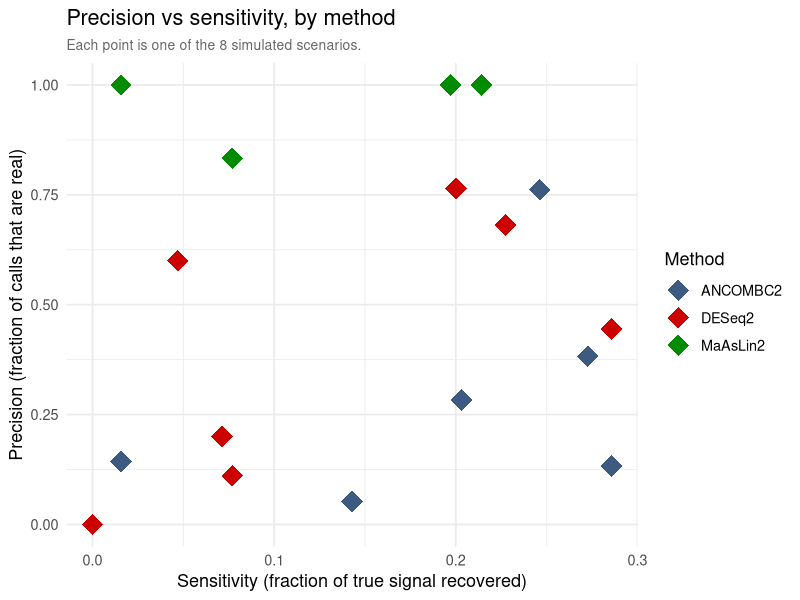
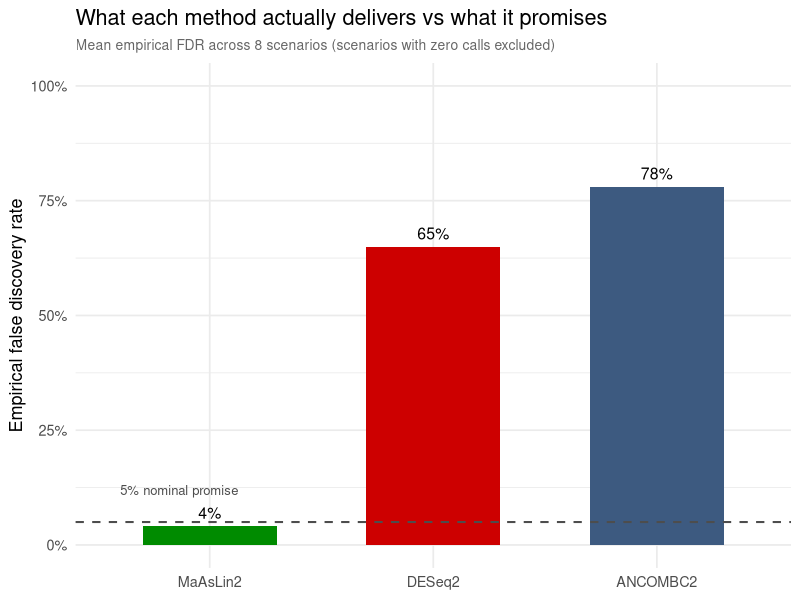
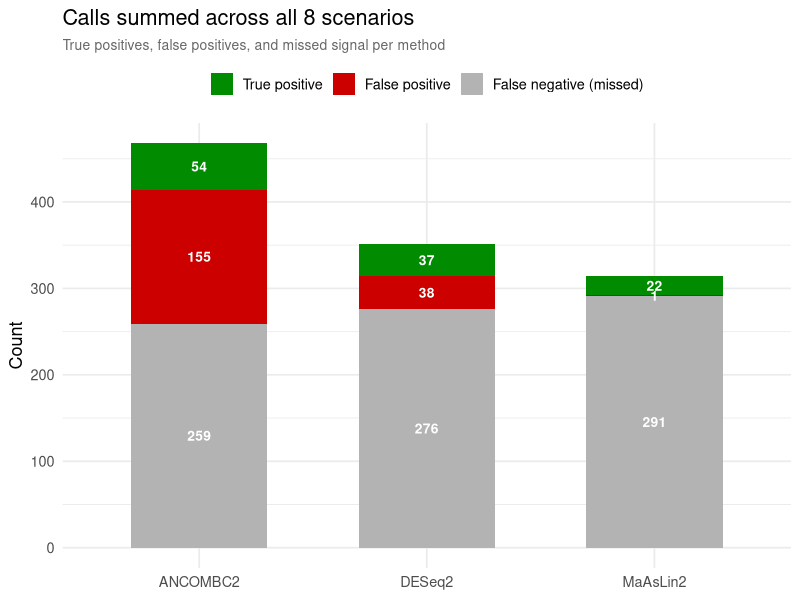

Write R code to recreate these figures, in order.
# ============================================================
# 05 — Plots
# ============================================================
#
# Three figures from results/benchmark_summary.csv:
#   1. Precision vs sensitivity, one point per method per scenario
#   2. Empirical FDR vs the 5% each method promises
#   3. Confusion matrix (TP/FP/FN) per method, summed across scenarios
# ============================================================

library(ggplot2)
library(dplyr)
library(tidyr)

dir.create("figures", showWarnings = FALSE)

final <- read.csv("results/benchmark_summary.csv")

method_colors <- c("DESeq2" = "#E07A5F", "MaAsLin2" = "#1B6B70", "ANCOMBC2" = "#3D5A80")
method_colors <- c("DESeq2" = "red3", "MaAsLin2" = "green4", "ANCOMBC2" = "#3D5A80")
# ------------------------------------------------------------
# 1. Precision vs sensitivity
# ------------------------------------------------------------
p1 <- ggplot(final, aes(x = sensitivity, y = precision, color = method)) +
  geom_point(shape = 16, size = 2.5, alpha = 0.35) +
  stat_summary(aes(group = method), fun = mean, geom = "point",
               shape = 18, size = 7) +
  scale_color_manual(values = method_colors) +
  scale_x_continuous(limits = c(0, NA)) +
  scale_y_continuous(limits = c(0, 1)) +
  labs(
    title = "Precision vs sensitivity, by method",
    subtitle = "Each point is one of the 8 simulated scenarios.",
    x = "Sensitivity (fraction of true signal recovered)",
    y = "Precision (fraction of calls that are real)",
    color = "Method"
  ) +
  theme_minimal(base_size = 13) +
  theme(plot.subtitle = element_text(color = "grey40", size = 10))

ggsave("figures/precision_vs_sensitivity.png", p1, width = 7.5, height = 5.5, dpi = 150)

# ------------------------------------------------------------
# 2. Empirical FDR vs the 5% nominal promise
# ------------------------------------------------------------
fdr_summary <- final %>%
  filter(!is.na(fdr_empirical)) %>%
  group_by(method) %>%
  summarise(mean_fdr = mean(fdr_empirical), .groups = "drop")

p2 <- ggplot(fdr_summary, aes(x = reorder(method, mean_fdr), y = mean_fdr, fill = method)) +
  geom_col(width = 0.6) +
  geom_hline(yintercept = 0.05, linetype = "dashed", color = "grey30", linewidth = 0.7) +
  annotate("text", x = 0.6, y = 0.12, label = "5% nominal promise",
           hjust = 0, size = 3.3, color = "grey30") +
  geom_text(aes(label = scales::percent(mean_fdr, accuracy = 1)),
            vjust = -0.6, size = 4) +
  scale_fill_manual(values = method_colors, guide = "none") +
  scale_y_continuous(labels = scales::percent, limits = c(0, 1)) +
  labs(
    title = "What each method actually delivers vs what it promises",
    subtitle = "Mean empirical FDR across 8 scenarios (scenarios with zero calls excluded)",
    x = NULL, y = "Empirical false discovery rate"
  ) +
  theme_minimal(base_size = 13) +
  theme(plot.subtitle = element_text(color = "grey40", size = 10))

ggsave("figures/fdr_promise_vs_reality.png", p2, width = 7, height = 5.5, dpi = 150)

# ------------------------------------------------------------
# 3. Confusion matrix per method, summed across all 8 scenarios
# ------------------------------------------------------------
conf <- final %>%
  group_by(method) %>%
  summarise(
    TP = sum(n_tp), FP = sum(n_fp), FN = sum(n_fn),
    .groups = "drop"
  ) %>%
  pivot_longer(cols = c(TP, FP, FN), names_to = "outcome", values_to = "count") %>%
  mutate(outcome = factor(outcome, levels = c("TP", "FP", "FN")))

p3 <- ggplot(conf, aes(x = method, y = count, fill = outcome)) +
  geom_col(position = "stack", width = 0.6) +
  geom_text(aes(label = count), position = position_stack(vjust = 0.5),
            color = "white", size = 3.5, fontface = "bold") +
  #scale_fill_manual(values = c(TP = "#1B6B70", FP = "#E07A5F", FN = "grey70"),
  scale_fill_manual(values = c(TP = "green4", FP = "red3", FN = "grey70"),
                     labels = c(TP = "True positive", FP = "False positive",
                                FN = "False negative (missed)")) +
  labs(
    title = "Calls summed across all 8 scenarios",
    subtitle = "True positives, false positives, and missed signal per method",
    x = NULL, y = "Count", fill = NULL
  ) +
  theme_minimal(base_size = 13) +
  theme(plot.subtitle = element_text(color = "grey40", size = 10),
        legend.position = "top")

ggsave("figures/confusion_totals.png", p3, width = 7, height = 6, dpi = 150)

cat("Saved: figures/precision_vs_sensitivity.png\n")
cat("Saved: figures/fdr_promise_vs_reality.png\n")
cat("Saved: figures/confusion_totals.png\n")
